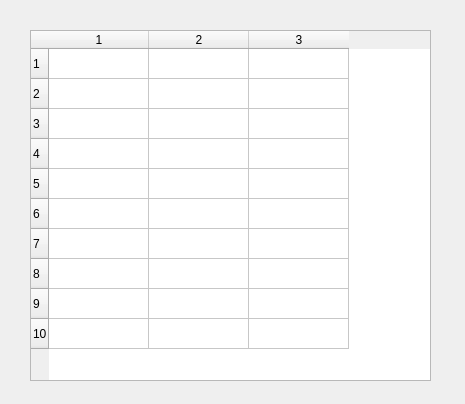
<?xml version="1.0" encoding="UTF-8"?>
<ui version="4.0">
 <class>DialogList</class>
 <widget class="QDialog" name="DialogList">
  <property name="geometry">
   <rect>
    <x>0</x>
    <y>0</y>
    <width>465</width>
    <height>404</height>
   </rect>
  </property>
  <property name="windowTitle">
   <string>Dialog</string>
  </property>
  <widget class="QTableWidget" name="tableWidget">
   <property name="geometry">
    <rect>
     <x>30</x>
     <y>30</y>
     <width>401</width>
     <height>351</height>
    </rect>
   </property>
   <property name="rowCount">
    <number>10</number>
   </property>
   <property name="columnCount">
    <number>3</number>
   </property>
   <row/>
   <row/>
   <row/>
   <row/>
   <row/>
   <row/>
   <row/>
   <row/>
   <row/>
   <row/>
   <column/>
   <column/>
   <column/>
  </widget>
 </widget>
 <resources/>
 <connections/>
</ui>
